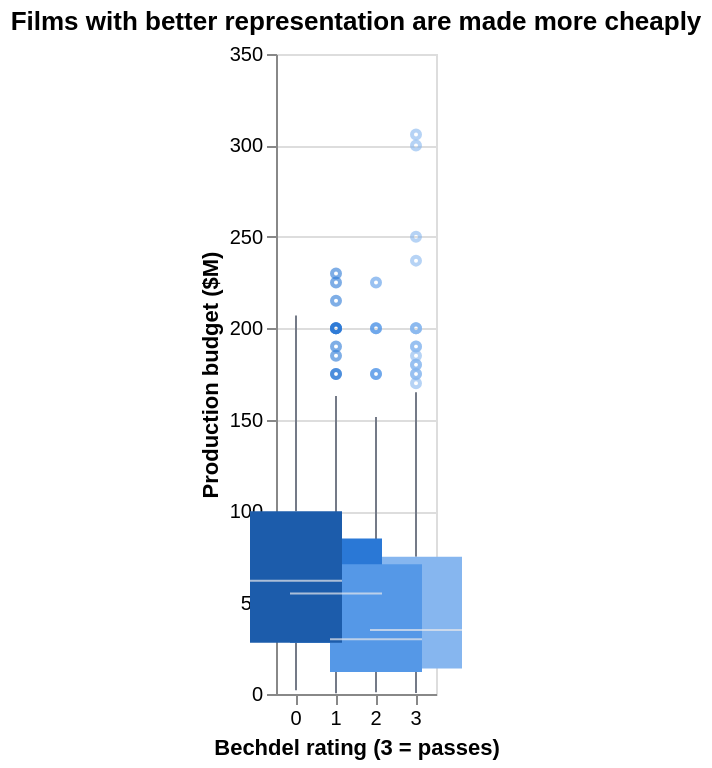

Here is the notebook cell this chart was saved with:
### Code cell
#| hide
#| caption: Box plots of production budget by Bechdel rating (3 = passes all three criteria). Hover for the quartiles.
alt.Chart(df[["bechdel_rating"]].assign(budget_m=df["production_budget"] / 1e6)).mark_boxplot(
    size=46, extent=1.5, median={"color": "#e8e9ec", "strokeWidth": 2},
    rule={"color": "#747a87"}, ticks=False,
    outliers={"size": 16, "opacity": 0.6, "color": "#86b6ef"},
).encode(
    x=alt.X("bechdel_rating:O", title="Bechdel rating (3 = passes)", axis=alt.Axis(labelAngle=0)),
    y=alt.Y("budget_m:Q", title="Production budget ($M)"),
    color=alt.Color("bechdel_rating:O", legend=None,
                    scale=alt.Scale(range=["#1c5cab", "#2a78d6", "#5598e7", "#86b6ef"])),
).properties(title="Films with better representation are made more cheaply", height=320)

### Figure 1 — Vega-Lite specification as saved in the notebook (floating-point values rounded to 4 significant figures; data arrays with more than 128 entries replaced by an {"elided": "..."} marker saying what was removed)
{"config": {"view": {"continuousWidth": 300, "continuousHeight": 300}}, "data": {"name": "data-9e55e28f8dede60c311f21802dc64c6e"}, "mark": {"type": "boxplot", "extent": 1.5, "median": {"color": "#e8e9ec", "strokeWidth": 2}, "outliers": {"size": 16, "opacity": 0.6, "color": "#86b6ef"}, "rule": {"color": "#747a87"}, "size": 46, "ticks": false}, "encoding": {"color": {"field": "bechdel_rating", "legend": null, "scale": {"range": ["#1c5cab", "#2a78d6", "#5598e7", "#86b6ef"]}, "type": "ordinal"}, "x": {"axis": {"labelAngle": 0}, "field": "bechdel_rating", "title": "Bechdel rating (3 = passes)", "type": "ordinal"}, "y": {"field": "budget_m", "title": "Production budget ($M)", "type": "quantitative"}}, "height": 320, "title": "Films with better representation are made more cheaply", "$schema": "https://vega.github.io/schema/vega-lite/v6.4.1.json", "datasets": {"data-9e55e28f8dede60c311f21802dc64c6e": {"elided": "798 records"}}}
